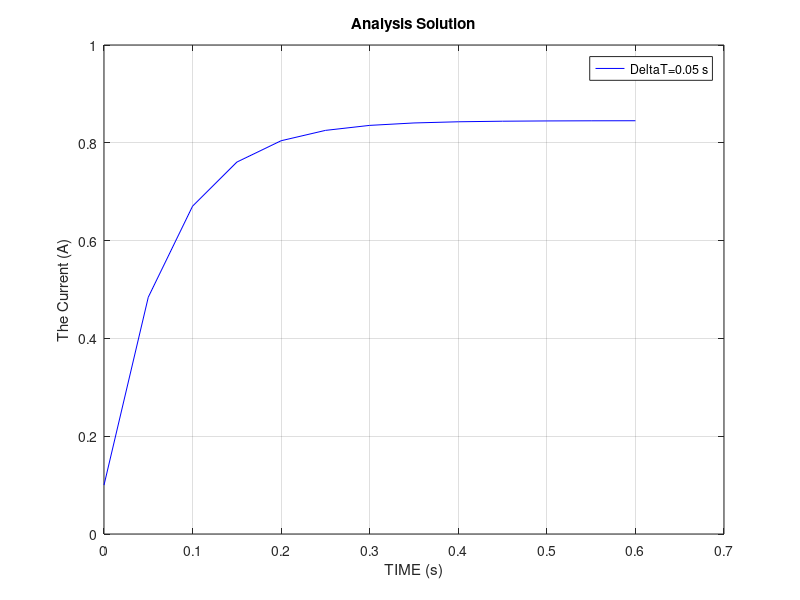
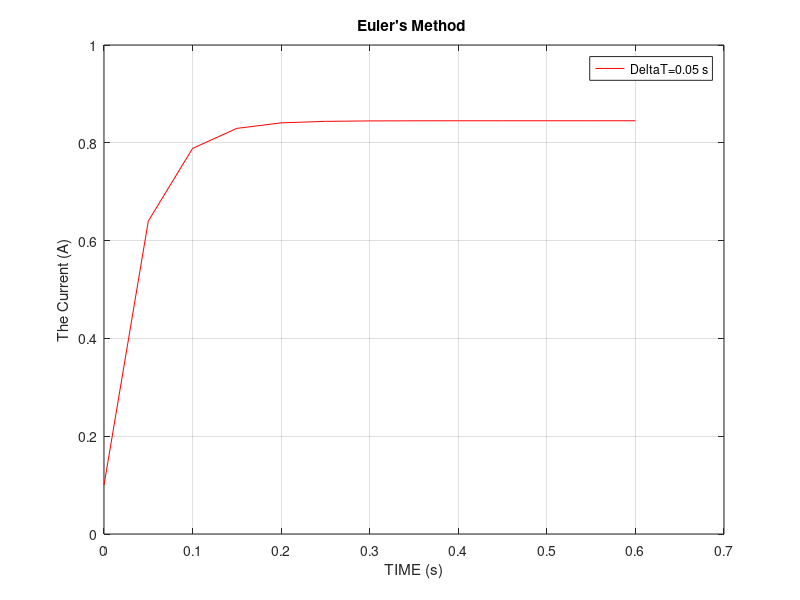
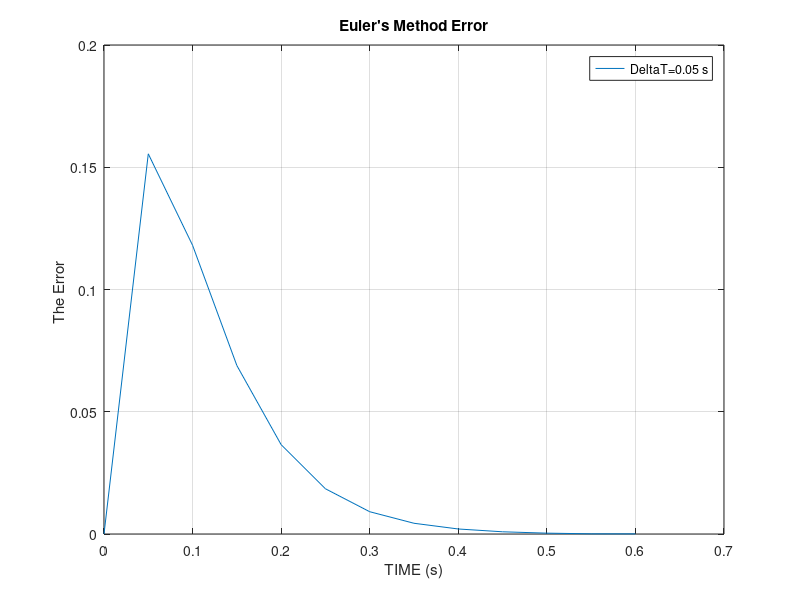
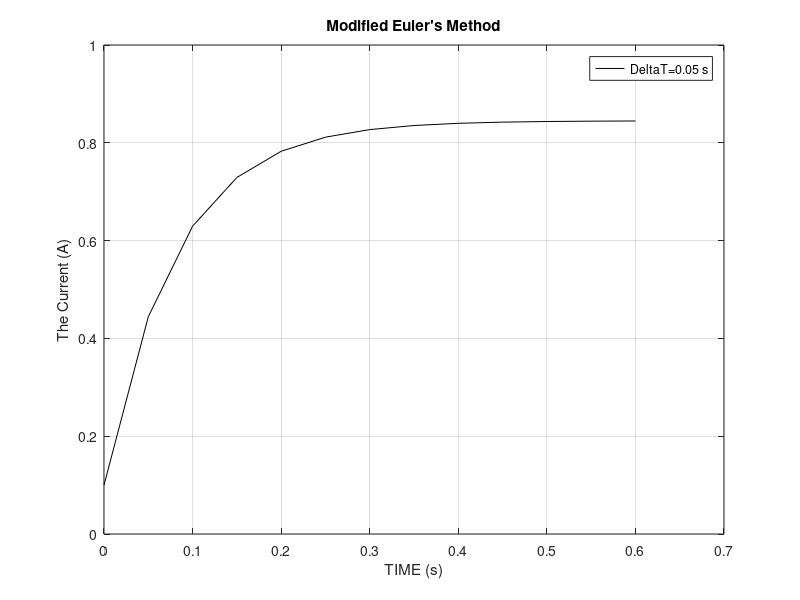

Write MATLAB code to recreate these figures, in order.
clear;
V=12; % Vs=12 V
R=14.2; % R = 14.2 Ω
L=0.98; % L = 0.98 H
step_size=0.05; % ∆t = 0.05 (s),The step size value (∆t) is changed in this section.
time=0:step_size:0.6; % calculation of all time intervals
current=zeros(size(time)); % generated array for streams
current(1)=0.1; % the initial current value (A)
size_y=length(current);

func=@(time,current) (V-R*current)/L; %function to use in methods

% % % ------ Analytical solution -------
fprintf("***************\nAnalytical Solution\n***********\n");
analysis=[];
for j=1:size_y
    fa=0.84525-(0.74525/exp(14.5*time(j)));
    analysis(j)=fa;
    fprintf("%f \n",fa);
end
figure;
plot(time,analysis,"-b");
xlabel("TIME (s)");
ylabel("The Current (A)");
legend("\DeltaT=0.05 s");
title("Analysis Solution");
grid on;
% --------> Euler's Method <-------------
fprintf("**************\nEuler's Method\n***********\n");
i=1;
while i<size_y
    current(i+1)=current(i)+(step_size*func(time(i),current(i)));
    fprintf("%f \n",current(i));

    i=i+1;
end
figure;
plot(time,current,"-r");
xlabel("TIME (s)");
ylabel("The Current (A)");
legend("\DeltaT=0.05 s");
title("Euler's Method ");
grid on;
fprintf("***********\nEuler's Method Error\n***********\n");
fprintf("%f \n",abs(current-analysis));
% Plot absolute error for Euler's method
figure;
plot(time,abs(current-analysis));
xlabel("TIME (s)");
ylabel("The Error ");
legend("\DeltaT=0.05 s");
title("Euler's Method Error");
grid on;
% %-------> Modified euler's method <------------
j=1;
fprintf("**********\nModified Euler's Method\n***********\n");
while j<size_y
    current(j+1)=current(j)+(step_size*func(time(j),current(j)));
    current(j+1)=current(j)+(0.5*step_size*(func(time(j+1),current(j+1))+func(time(j),current(j))));
    fprintf("%f \n",current(j));
    j=j+1;
end
figure;
plot(time,current,"-k");
xlabel("TIME (s)");
ylabel("The Current (A)");
legend("\DeltaT=0.05 s");
title("Modified Euler's Method");
grid on;
fprintf("***********\nModified Euler's Method Error\n***********\n");
fprintf("%f \n",abs(current-analysis));
% Plot absolute error for Modified Euler's method
figure;
plot(time,abs(current-analysis));
xlabel("TIME (s)");
ylabel("The Error");
legend("\DeltaT=0.05 s");
title("Modified Euler's Method Error");
grid on;
% % ---------> Midpoint method <------------
fprintf("***********\nMidpoint Method\n***********\n");
k=1;
while k<size_y
    current(k+1)=current(k)+(step_size*func((time(k)+(step_size/2)),(current(k)+(step_size/2)*func(time(k),current(k)))));
    fprintf("%f \n",current(k));
    k=k+1;
end
figure;
plot(time,current,"-g");
xlabel("TIME (s)");
ylabel("The Current (A)");
legend("\DeltaT=0.05 s");
title("Midpoint Method");
grid on;
fprintf("***********\nMidpoint Method Error\n***********\n");
fprintf("%f \n",abs(current-analysis));
% Plot absolute error for Midpoint method
figure;
plot(time,abs(current-analysis));
xlabel("TIME (s)");
ylabel("The Error");
legend("\DeltaT=0.05 s");
title("Midpoint Method Error");
grid on;
% % % ------------> Runge-Kutta Method Order Four <------------
fprintf("***********\nRunge-Kutta Method Order Four \n***********\n");
l=1;
while l<size_y
    
    k1=step_size*func(time(l),current(l));
    k2=step_size*func((time(l)+(step_size/2)),(current(l)+(k1/2)));
    k3=step_size*func((time(l)+(step_size/2)),(current(l)+(k2/2)));
    k4=step_size*func(time(l+1),(current(l)+k3));
    current(l+1)=current(l)+((1/6)*(k1+2*k2+2*k3+k4));
    fprintf("%f \n",current(l));
    l=l+1;
end
figure;
plot(time,current,"-m");
xlabel("TIME (s)");
ylabel("The Current (A)");
legend("\DeltaT=0.05 s");
title("Runge-Kutta Method Order Four");
grid on;
fprintf("***********\nRunge-Kutta Method Order Four Error\n***********\n");
fprintf("%f \n",abs(current-analysis));
% Plot absolute error for  Runge-Kutta Method Order Four
figure;
plot(time,abs(current-analysis));
xlabel("TIME (s)");
ylabel("The Error");
legend("\DeltaT=0.05 s");
title("Runge-Kutta Method Order Four Error");
grid on


% % % -----------------------step size=0.025 -----------
step_size=0.025; % ∆t = 0.05 (s),The step size value (∆t) is changed in this section.
time=0:step_size:0.6; % calculation of all time intervals
current=zeros(size(time)); % generated array for streams
current(1)=0.1; % the initial current value (A)
size_y=length(current);

func=@(time,current) (V-R*current)/L; %function to use in methods

% % % ------ Analytical solution -------
fprintf("***************\nAnalytical Solution\n***********\n");
analysis=[];
for j=1:size_y
    fa=0.84525-(0.74525/exp(14.5*time(j)));
    analysis(j)=fa;
    fprintf("%f \n",fa);
end
figure;
plot(time,analysis,"-b");
xlabel("TIME (s)");
ylabel("The Current (A)");
legend("\DeltaT=0.025 s");
title("Analysis Solution");
grid on;
% --------> Euler's Method <-------------
fprintf("**************\nEuler's Method\n***********\n");
i=1;
while i<size_y
    current(i+1)=current(i)+(step_size*func(time(i),current(i)));
    fprintf("%f \n",current(i));

    i=i+1;
end
figure;
plot(time,current,"-r");
xlabel("TIME (s)");
ylabel("The Current (A)");
legend("\DeltaT=0.025 s");
title("Euler's Method ");
grid on;
fprintf("***********\nEuler's Method Error\n***********\n");
fprintf("%f \n",abs(current-analysis));
% Plot absolute error for Euler's method
figure;
plot(time,abs(current-analysis));
xlabel("TIME (s)");
ylabel("The Error ");
legend("\DeltaT=0.025 s");
title("Euler's Method Error");
grid on;
% %-------> Modified euler's method <------------
j=1;
fprintf("**********\nModified Euler's Method\n***********\n");
while j<size_y
    current(j+1)=current(j)+(step_size*func(time(j),current(j)));
    current(j+1)=current(j)+(0.5*step_size*(func(time(j+1),current(j+1))+func(time(j),current(j))));
    fprintf("%f \n",current(j));
    j=j+1;
end
figure;
plot(time,current,"-k");
xlabel("TIME (s)");
ylabel("The Current (A)");
legend("\DeltaT=0.025 s");
title("Modified Euler's Method");
grid on;
fprintf("***********\nModified Euler's Method Error\n***********\n");
fprintf("%f \n",abs(current-analysis));
% Plot absolute error for Modified Euler's method
figure;
plot(time,abs(current-analysis));
xlabel("TIME (s)");
ylabel("The Error");
legend("\DeltaT=0.025 s");
title("Modified Euler's Method Error");
grid on;
% % ---------> Midpoint method <------------
fprintf("***********\nMidpoint Method\n***********\n");
k=1;
while k<size_y
    current(k+1)=current(k)+(step_size*func((time(k)+(step_size/2)),(current(k)+(step_size/2)*func(time(k),current(k)))));
    fprintf("%f \n",current(k));
    k=k+1;
end
figure;
plot(time,current,"-g");
xlabel("TIME (s)");
ylabel("The Current (A)");
legend("\DeltaT=0.025 s");
title("Midpoint Method");
grid on;
fprintf("***********\nMidpoint Method Error\n***********\n");
fprintf("%f \n",abs(current-analysis));
% Plot absolute error for Midpoint method
figure;
plot(time,abs(current-analysis));
xlabel("TIME (s)");
ylabel("The Error");
legend("\DeltaT=0.025 s");
title("Midpoint Method Error");
grid on;
% % % ------------> Runge-Kutta Method Order Four <------------
fprintf("***********\nRunge-Kutta Method Order Four \n***********\n");
l=1;
while l<size_y
    
    k1=step_size*func(time(l),current(l));
    k2=step_size*func((time(l)+(step_size/2)),(current(l)+(k1/2)));
    k3=step_size*func((time(l)+(step_size/2)),(current(l)+(k2/2)));
    k4=step_size*func(time(l+1),(current(l)+k3));
    current(l+1)=current(l)+((1/6)*(k1+2*k2+2*k3+k4));
    fprintf("%f \n",current(l));
    l=l+1;
end
figure;
plot(time,current,"-m");
xlabel("TIME (s)");
ylabel("The Current (A)");
legend("\DeltaT=0.025 s");
title("Runge-Kutta Method Order Four");
grid on;
fprintf("***********\nRunge-Kutta Method Order Four Error\n***********\n");
fprintf("%f \n",abs(current-analysis));
% Plot absolute error for  Runge-Kutta Method Order Four
figure;
plot(time,abs(current-analysis));
xlabel("TIME (s)");
ylabel("The Error");
legend("\DeltaT=0.025 s");
title("Runge-Kutta Method Order Four Error");
grid on

